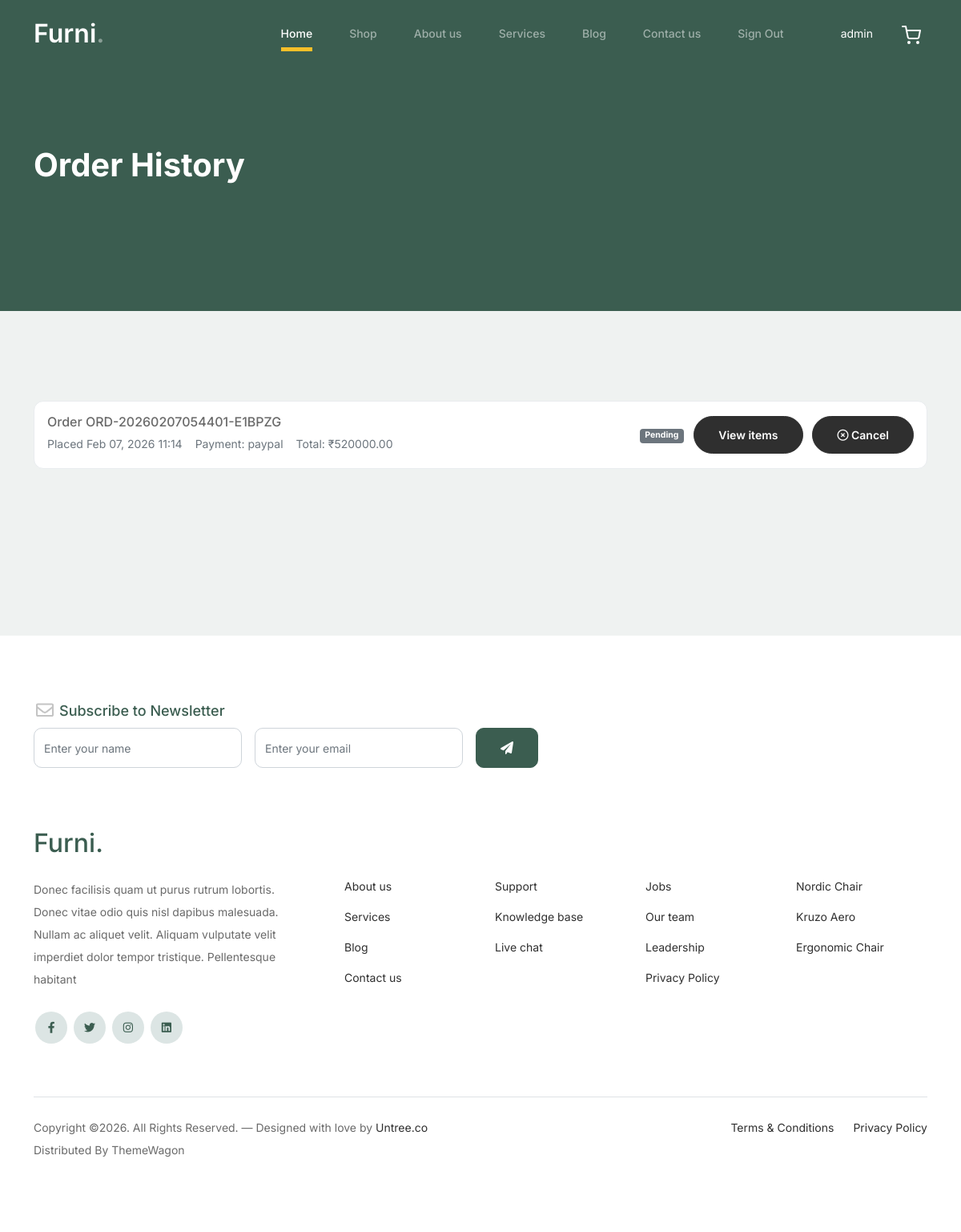
The app's page /buyers/history/ (signed in), older data.
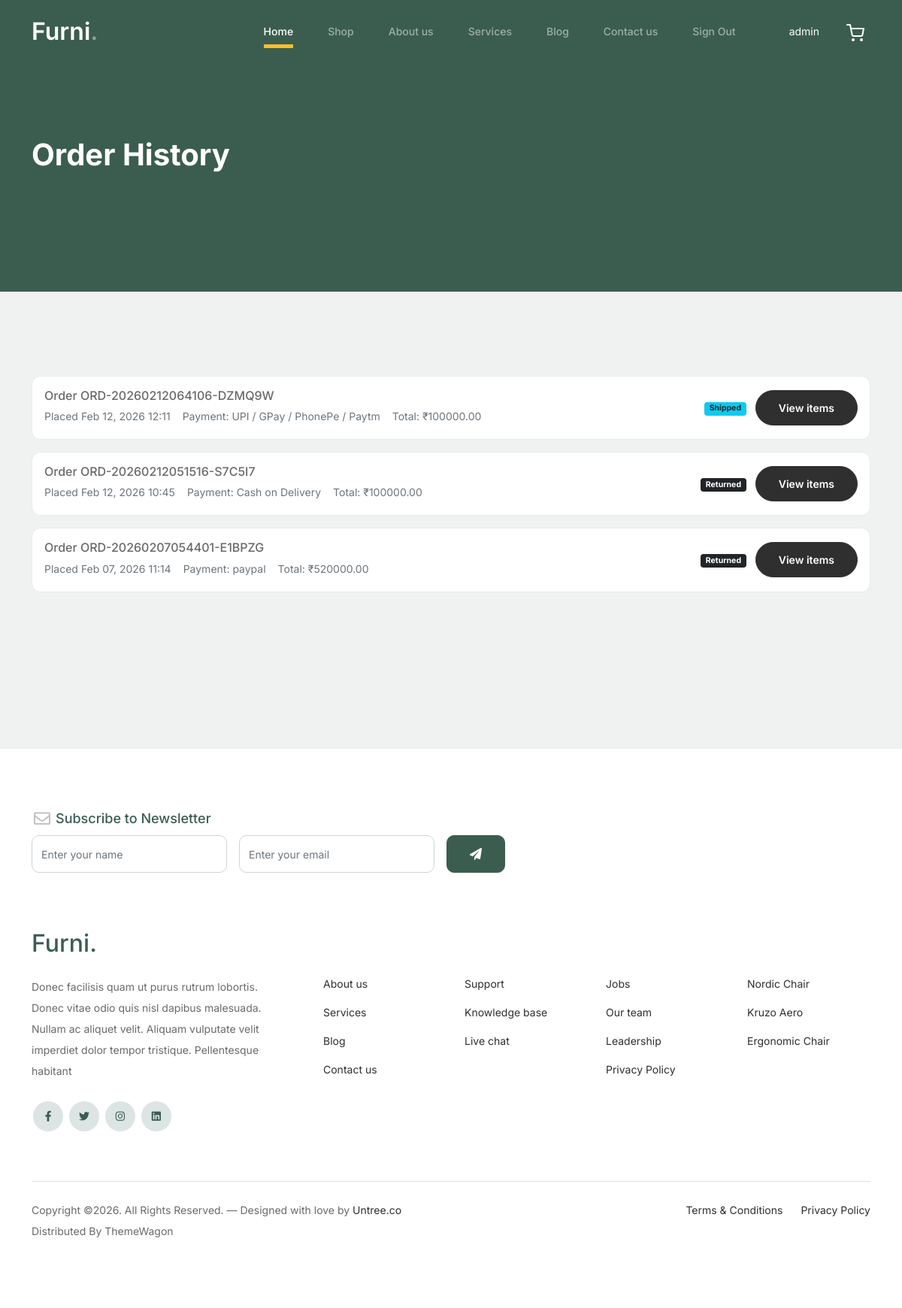
The same page, newer data.
### buyers/models.py (models this page shows, shortened)
class Order(models.Model):
    ORDER_STATUS_CHOICES = [
        ('pending', 'Pending'),
        ('processing', 'Processing'),
        ('shipped', 'Shipped'),
        ('delivered', 'Delivered'),
        ('return_requested', 'Return Requested'),
        ('returned', 'Returned'),
        ('cancelled', 'Cancelled'),
    ]
    PAYMENT_METHOD_CHOICES = [
        ('upi', 'UPI / GPay / PhonePe / Paytm'),
        ('cash_on_delivery', 'Cash on Delivery'),
    ]
    buyer = models.ForeignKey(Buyer, on_delete=models.CASCADE, related_name="orders")
    order_number = models.CharField(max_length=50, unique=True)
    first_name = models.CharField(max_length=100)
    last_name = models.CharField(max_length=100)
    company_name = models.CharField(max_length=100, blank=True, null=True)
    email = models.EmailField()
    phone = models.CharField(max_length=15)
    address = models.TextField()
    address_line2 = models.CharField(max_length=255, blank=True, null=True)
    city = models.CharField(max_length=100)
    state = models.CharField(max_length=100)
    postal_code = models.CharField(max_length=20)
    country = models.CharField(max_length=100)
    ship_to_different_address = models.BooleanField(default=False)
    shipping_first_name = models.CharField(max_length=100, blank=True, null=True)
    shipping_last_name = models.CharField(max_length=100, blank=True, null=True)
    shipping_company_name = models.CharField(max_length=100, blank=True, null=True)
    shipping_address = models.TextField(blank=True, null=True)
    shipping_address_line2 = models.CharField(max_length=255, blank=True, null=True)
    shipping_city = models.CharField(max_length=100, blank=True, null=True)
    shipping_state = models.CharField(max_length=100, blank=True, null=True)
    shipping_postal_code = models.CharField(max_length=20, blank=True, null=True)
    shipping_country = models.CharField(max_length=100, blank=True, null=True)
    subtotal = models.DecimalField(max_digits=10, decimal_places=2)
    total = models.DecimalField(max_digits=10, decimal_places=2)
    payment_method = models.CharField(max_length=50, choices=PAYMENT_METHOD_CHOICES)
    order_notes = models.TextField(blank=True, null=True)
    status = models.CharField(max_length=20, choices=ORDER_STATUS_CHOICES, default='pending')
    created_at = models.DateTimeField(auto_now_add=True)
    updated_at = models.DateTimeField(auto_now=True)
    class Meta:
        ordering = ['-created_at']

### buyers/views.py (the view)
# urls.py: path("history/", by_history, name="by_history"),
@never_cache
@buyer_login_required
def by_history(request):
    buyer_id = request.session.get("buyer_id")
    buyer = Buyer.objects.get(id=buyer_id)
    orders = Order.objects.filter(buyer=buyer).prefetch_related(
        "items",
        "items__variant",
        "items__variant__product"
    ).order_by("-created_at")
    status_counts = {
        "all": orders.count(),
        "pending": orders.filter(status="pending").count(),
        "processing": orders.filter(status="processing").count(),
        "shipped": orders.filter(status="shipped").count(),
        "delivered": orders.filter(status="delivered").count(),
        "cancelled": orders.filter(status="cancelled").count(),
    }
    return render(request, 'by_history.html', {
        "orders": orders,
        "status_counts": status_counts
    })

### buyers/views.py (called while the page is built)
def buyer_login_required(view_func):
    @wraps(view_func)
    def wrapper(request, *args, **kwargs):
        if not request.session.get("buyer_id"):
            return redirect("by_login")
        return view_func(request, *args, **kwargs)
    return wrapper

### buyers/templates/by_history.html (shortened to what this page needs)
{% extends "by_base.html" %}
{% load static %}
{% block buyer_layout %}
		<div class="hero">
			<div class="container">
				<div class="row justify-content-between">
					<div class="col-lg-5">
						<div class="intro-excerpt">
							<h1>Order History</h1>
						</div>
					</div>
					<div class="col-lg-7">
					</div>
				</div>
			</div>
		</div>
		<div class="untree_co-section before-footer-section">
			<div class="container">
				<div class="row">
					<div class="col-12">
						{% if orders %}
							{% for order in orders %}
								<div class="order-card">
									<div class="order-header">
										<div>
											<div class="h6 mb-1">Order {{ order.order_number }}</div>
											<div class="order-meta">
												<span>Placed {{ order.created_at|date:"M d, Y H:i" }}</span>
												<span>Payment: {{ order.get_payment_method_display }}</span>
												<span>Total: ₹{{ order.total }}</span>
											</div>
										</div>
										<div>
											<span class="badge
												{% if order.status == 'pending' %} bg-secondary
												{% elif order.status == 'processing' %} bg-warning text-dark
												{% elif order.status == 'shipped' %} bg-info text-dark
												{% elif order.status == 'delivered' %} bg-success
												{% elif order.status == 'return_requested' %} bg-primary
												{% elif order.status == 'returned' %} bg-dark
												{% elif order.status == 'cancelled' %} bg-danger
												{% else %} bg-light text-dark
												{% endif %}">
												{{ order.get_status_display }}
											</span>
											<button class="btn btn-sm btn-outline-dark ms-2"
												type="button"
												data-bs-toggle="collapse"
												data-bs-target="#orderItems{{ forloop.counter }}"
												aria-expanded="false"
												aria-controls="orderItems{{ forloop.counter }}">
												View items
											</button>
											{% if order.status == 'pending' or order.status == 'processing' %}
											<button class="btn btn-sm btn-outline-danger ms-2" data-bs-toggle="modal" data-bs-target="#cancelOrderModal{{ forloop.counter }}">
												<i class="fa-regular fa-circle-xmark"></i>
												Cancel
											</button>
											{% endif %}
										</div>
									</div>
								</div>
							{% endfor %}
						{% else %}
							<div class="text-center text-muted py-5">
								No orders yet.
							</div>
						{% endif %}
					</div>
				</div>
			</div>
		</div>
{% endblock buyer_layout %}

### buyers/templates/by_base.html (shortened to what this page needs)
{% load static %}
<!doctype html>
<html lang="en">
<head>
		<link href="{% static "css/bootstrap.min.css" %} " rel="stylesheet">
		<link href="https://cdnjs.cloudflare.com/ajax/libs/font-awesome/6.0.0-beta3/css/all.min.css" rel="stylesheet">
		<link href="{% static "css/tiny-slider.css" %}" rel="stylesheet">
		<link href="{% static "css/by_style.css" %} " rel="stylesheet">
	</head>
	<body>
		<nav class="custom-navbar navbar navbar navbar-expand-md navbar-dark bg-dark" arial-label="Furni navigation bar">
			<div class="container">
				<a class="navbar-brand" href="{% url "by_index" %}">Furni<span>.</span></a>
				<div class="collapse navbar-collapse" id="navbarsFurni">
    <ul class="custom-navbar-nav navbar-nav ms-auto mb-2 mb-md-0">
        <li class="nav-item active">
            <a class="nav-link" href="{% url "by_index" %}">Home</a>
        </li>
        <li><a class="nav-link" href="{% url "by_shop" %}">Shop</a></li>
        <li><a class="nav-link" href="{% url "by_about" %}">About us</a></li>
        <li><a class="nav-link" href="{% url "by_services" %}">Services</a></li>
        <li><a class="nav-link" href="{% url "by_blog" %}">Blog</a></li>
        <li><a class="nav-link" href="{% url "by_contact" %}">Contact us</a></li>
        {% if request.session.buyer_id %}
            <li>
                <a class="nav-link" href="{% url "by_logout" %}">
                    Sign Out
                </a>
            </li>
        {% else %}
            <li>
                <a class="nav-link" href="{% url "by_login" %}">
                    Sign In
                </a>
            </li>
        {% endif %}
    </ul>
    <ul class="custom-navbar-cta navbar-nav mb-2 mb-md-0 ms-5">
        {% if request.session.buyer_id %}
            <li>
                <span class="nav-link text-white">
                     {{ request.session.buyer_name }}
                </span>
            </li>
            <li>
                <a class="nav-link" href="{% url "by_cart" %}">
                    <img src="{% static "images/cart.svg" %}">
                </a>
            </li>
        {% else %}
            <li>
                <a class="nav-link" href="{% url "by_login" %}">
                    <img src="{% static "images/user.svg" %}">
                </a>
            </li>
        {% endif %}
    </ul>
</div>
			</div>
		</nav>
        {% block buyer_layout %}
        {% endblock buyer_layout %}
        		<footer class="footer-section">
			<div class="container relative">
				<div class="row">
					<div class="col-lg-8">
						<div class="subscription-form">
							<h3 class="d-flex align-items-center"><span class="me-1"><img src="{% static "images/envelope-outline.svg" %}" alt="Image" class="img-fluid"></span><span>Subscribe to Newsletter</span></h3>
							<form action="#" class="row g-3">
								<div class="col-auto">
									<input type="text" class="form-control" placeholder="Enter your name">
								</div>
								<div class="col-auto">
									<input type="email" class="form-control" placeholder="Enter your email">
								</div>
								<div class="col-auto">
									<button class="btn btn-primary">
										<span class="fa fa-paper-plane"></span>
									</button>
								</div>
							</form>
						</div>
					</div>
				</div>
				<div class="row g-5 mb-5">
					<div class="col-lg-4">
						<div class="mb-4 footer-logo-wrap"><a href="#" class="footer-logo">Furni<span>.</span></a></div>
						<p class="mb-4">Donec facilisis quam ut purus rutrum lobortis. Donec vitae odio quis nisl dapibus malesuada. Nullam ac aliquet velit. Aliquam vulputate velit imperdiet dolor tempor tristique. Pellentesque habitant</p>
						<ul class="list-unstyled custom-social">
							<li><a href="#"><span class="fa fa-brands fa-facebook-f"></span></a></li>
							<li><a href="#"><span class="fa fa-brands fa-twitter"></span></a></li>
							<li><a href="#"><span class="fa fa-brands fa-instagram"></span></a></li>
							<li><a href="#"><span class="fa fa-brands fa-linkedin"></span></a></li>
						</ul>
					</div>
					<div class="col-lg-8">
						<div class="row links-wrap">
							<div class="col-6 col-sm-6 col-md-3">
								<ul class="list-unstyled">
									<li><a href="#">About us</a></li>
									<li><a href="#">Services</a></li>
									<li><a href="#">Blog</a></li>
									<li><a href="#">Contact us</a></li>
								</ul>
							</div>
							<div class="col-6 col-sm-6 col-md-3">
								<ul class="list-unstyled">
									<li><a href="#">Support</a></li>
									<li><a href="#">Knowledge base</a></li>
									<li><a href="#">Live chat</a></li>
								</ul>
							</div>
							<div class="col-6 col-sm-6 col-md-3">
								<ul class="list-unstyled">
									<li><a href="#">Jobs</a></li>
									<li><a href="#">Our team</a></li>
									<li><a href="#">Leadership</a></li>
									<li><a href="#">Privacy Policy</a></li>
								</ul>
							</div>
							<div class="col-6 col-sm-6 col-md-3">
								<ul class="list-unstyled">
									<li><a href="#">Nordic Chair</a></li>
									<li><a href="#">Kruzo Aero</a></li>
									<li><a href="#">Ergonomic Chair</a></li>
								</ul>
							</div>
						</div>
					</div>
				</div>
				<div class="border-top copyright">
					<div class="row pt-4">
						<div class="col-lg-6">
							<p class="mb-2 text-center text-lg-start">Copyright &copy;. All Rights Reserved. &mdash; Designed with love by <a href="https://untree.co">Untree.co</a> Distributed By <a hreff="https://themewagon.com">ThemeWagon</a>
            </p>
						</div>
						<div class="col-lg-6 text-center text-lg-end">
							<ul class="list-unstyled d-inline-flex ms-auto">
								<li class="me-4"><a href="#">Terms &amp; Conditions</a></li>
								<li><a href="#">Privacy Policy</a></li>
							</ul>
						</div>
					</div>
				</div>
			</div>
		</footer>
	</body>
</html>

### static/css/by_style.css (style rules this page uses)
body { overflow-x: hidden; position: relative; }
body { font-family: "Inter", sans-serif; font-weight: 400; line-height: 28px; color: #6a6a6a; font-size: 14px; background-color: #eff2f1; }
a { text-decoration: none; -webkit-transition: .3s all ease; -o-transition: .3s all ease; transition: .3s all ease; color: #2f2f2f; text-decoration: underline; }
.custom-navbar { background: #3b5d50 !important; padding-top: 20px; padding-bottom: 20px; }
.custom-navbar .navbar-brand { font-size: 32px; font-weight: 600; }
.custom-navbar .navbar-brand > span { opacity: .4; }
@media (min-width: 992px) { .custom-navbar .custom-navbar-nav li { margin-left: 15px; margin-right: 15px; } }
.custom-navbar .custom-navbar-nav li a { font-weight: 500; color: #ffffff !important; opacity: .5; -webkit-transition: .3s all ease; -o-transition: .3s all ease; transition: .3s all ease; position: relative; }
@media (min-width: 768px) { .custom-navbar .custom-navbar-nav li a:before { content: ""; position: absolute; bottom: 0; left: 8px; right: 8px; background: #f9bf29; height: 5px; opacity: 1; visibility: visible; width: 0; -webkit-transition: .15s all ease-out; -o-transition: .15s all ease-out; transition: .15s all ease-out; } }
.custom-navbar .custom-navbar-nav li.active a { opacity: 1; }
.custom-navbar .custom-navbar-nav li.active a:before { width: calc(100% - 16px); }
.custom-navbar .custom-navbar-cta { margin-left: 0 !important; -webkit-box-orient: horizontal; -webkit-box-direction: normal; -ms-flex-direction: row; flex-direction: row; }
@media (min-width: 768px) { .custom-navbar .custom-navbar-cta { margin-left: 40px !important; } }
.custom-navbar .custom-navbar-cta li { margin-left: 0px; margin-right: 0px; }
.custom-navbar .custom-navbar-cta li:first-child { margin-right: 20px; }
.hero { background: #3b5d50; padding: calc(4rem - 30px) 0 0rem 0; }
@media (min-width: 768px) { .hero { padding: calc(4rem - 30px) 0 4rem 0; } }
@media (min-width: 992px) { .hero { padding: calc(8rem - 30px) 0 8rem 0; } }
.hero .intro-excerpt { position: relative; z-index: 4; }
@media (min-width: 992px) { .hero .intro-excerpt { max-width: 450px; } }
.hero h1 { font-weight: 700; color: #ffffff; margin-bottom: 30px; }
.btn { font-weight: 600; padding: 12px 30px; border-radius: 30px; color: #ffffff; background: #2f2f2f; border-color: #2f2f2f; }
.btn.btn-primary { background: #3b5d50; border-color: #3b5d50; }
.before-footer-section { padding: 7rem 0 12rem 0 !important; }
.footer-section { padding: 80px 0; background: #ffffff; }
.footer-section .relative { position: relative; }
.footer-section a { text-decoration: none; color: #2f2f2f; -webkit-transition: .3s all ease; -o-transition: .3s all ease; transition: .3s all ease; }
.footer-section .subscription-form { margin-bottom: 40px; position: relative; z-index: 2; margin-top: 100px; }
@media (min-width: 992px) { .footer-section .subscription-form { margin-top: 0px; margin-bottom: 80px; } }
.footer-section .subscription-form h3 { font-size: 18px; font-weight: 500; color: #3b5d50; }
.footer-section .subscription-form .form-control { height: 50px; border-radius: 10px; font-family: "Inter", sans-serif; }
.footer-section .subscription-form .btn { border-radius: 10px !important; }
.footer-section .links-wrap { margin-top: 0px; }
@media (min-width: 992px) { .footer-section .links-wrap { margin-top: 54px; } }
.footer-section .links-wrap ul li { margin-bottom: 10px; }
.footer-section .footer-logo-wrap .footer-logo { font-size: 32px; font-weight: 500; text-decoration: none; color: #3b5d50; }
.footer-section .custom-social li { margin: 2px; display: inline-block; }
.footer-section .custom-social li a { width: 40px; height: 40px; text-align: center; line-height: 40px; display: inline-block; background: #dce5e4; color: #3b5d50; border-radius: 50%; }
.footer-section .border-top { border-color: #dce5e4; }
.footer-section .border-top.copyright { font-size: 14px !important; }
.untree_co-section { padding: 7rem 0; }
.form-control { height: 50px; border-radius: 10px; font-family: "Inter", sans-serif; }

### buyers/templates/by_history.html (style rules this page uses)
.order-card { border: 1px solid #e9ecef; border-radius: 12px; background: #fff; padding: 16px; margin-bottom: 16px; }
.order-header { display: flex; flex-wrap: wrap; justify-content: space-between; align-items: center; gap: 12px; }
.order-meta { display: flex; flex-wrap: wrap; gap: 16px; font-size: 14px; color: #6c757d; }

Row changes from the older to the newer data that the page shows:
added Order: order_number "ORD-20260212064106-DZMQ9W", created_at "Feb 12, 2026 12:11", payment_method "UPI / GPay / PhonePe / Paytm", total "100000.00", status "Shipped"
added Order: order_number "ORD-20260212051516-S7C5I7", created_at "Feb 12, 2026 10:45", payment_method "Cash on Delivery", total "100000.00", status "Returned"
changed Order "ORD-20260207054401-E1BPZG": status "Pending" → "Returned"; no longer shows "Cancel"
